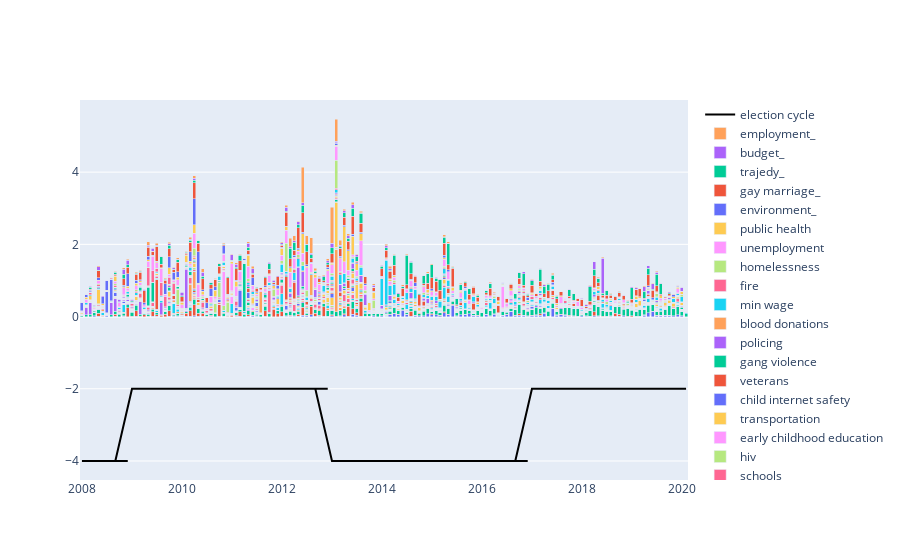

Notebook source saved alongside this figure:
### Code cell
def buildTimeSeries(df):
    #group by month
    df_byMonth = df.groupby(['yr_m','year', 'term']).agg('sum').reset_index()
    df_byMonth['dt'] = pd.to_datetime(df_byMonth['yr_m'].apply(lambda x: x[:4]+'/'+x[5:]+  '/01') )
    
    fig = go.Figure()
    for i in range(35):
        fig.add_trace(go.Bar(name=topics_filtered[i], x=df_byMonth['dt'], y=df_byMonth[topics_filtered[i]]))  
    fig.add_trace(go.Scatter(name='election cycle' ,line=dict(color="black"), x=df_byMonth['dt'], y=[-(x%2)*2-2 for x in df_byMonth['term']]))

    fig.update_layout(barmode='stack')
    fig.show()   

buildTimeSeries(df4)

### Figure 1 — Plotly figure (JSON) as saved in the notebook; plotly's stock layout.template omitted (floating-point values rounded to 4 significant figures; data arrays with more than 128 entries replaced by an {"elided": "..."} marker saying what was removed)
{"data": [{"name": "community development", "type": "bar", "x": {"elided": "146 str values"}, "y": {"elided": "146 float values"}}, {"name": "hate crimes", "type": "bar", "x": {"elided": "146 str values"}, "y": {"elided": "146 float values"}}, {"name": "building requirements", "type": "bar", "x": {"elided": "146 str values"}, "y": {"elided": "146 float values"}}, {"name": "tenants rights", "type": "bar", "x": {"elided": "146 str values"}, "y": {"elided": "146 float values"}}, {"name": "business permitting", "type": "bar", "x": {"elided": "146 str values"}, "y": {"elided": "146 float values"}}, {"name": "food", "type": "bar", "x": {"elided": "146 str values"}, "y": {"elided": "146 float values"}}, {"name": "self defense", "type": "bar", "x": {"elided": "146 str values"}, "y": {"elided": "146 float values"}}, {"name": "voting", "type": "bar", "x": {"elided": "146 str values"}, "y": {"elided": "146 float values"}}, {"name": "social services", "type": "bar", "x": {"elided": "146 str values"}, "y": {"elided": "146 float values"}}, {"name": "disaster", "type": "bar", "x": {"elided": "146 str values"}, "y": {"elided": "146 float values"}}, {"name": "reproductive health", "type": "bar", "x": {"elided": "146 str values"}, "y": {"elided": "146 float values"}}, {"name": "urban planning", "type": "bar", "x": {"elided": "146 str values"}, "y": {"elided": "146 float values"}}, {"name": "property taxes", "type": "bar", "x": {"elided": "146 str values"}, "y": {"elided": "146 float values"}}, {"name": "commuters", "type": "bar", "x": {"elided": "146 str values"}, "y": {"elided": "146 float values"}}, {"name": "child development", "type": "bar", "x": {"elided": "146 str values"}, "y": {"elided": "146 float values"}}, {"name": "civic engagement", "type": "bar", "x": {"elided": "146 str values"}, "y": {"elided": "146 float values"}}, {"name": "schools", "type": "bar", "x": {"elided": "146 str values"}, "y": {"elided": "146 float values"}}, {"name": "hiv", "type": "bar", "x": {"elided": "146 str values"}, "y": {"elided": "146 float values"}}, {"name": "early childhood education", "type": "bar", "x": {"elided": "146 str values"}, "y": {"elided": "146 float values"}}, {"name": "transportation", "type": "bar", "x": {"elided": "146 str values"}, "y": {"elided": "146 float values"}}, {"name": "child internet safety", "type": "bar", "x": {"elided": "146 str values"}, "y": {"elided": "146 float values"}}, {"name": "veterans", "type": "bar", "x": {"elided": "146 str values"}, "y": {"elided": "146 float values"}}, {"name": "gang violence", "type": "bar", "x": {"elided": "146 str values"}, "y": {"elided": "146 float values"}}, {"name": "policing", "type": "bar", "x": {"elided": "146 str values"}, "y": {"elided": "146 float values"}}, {"name": "blood donations", "type": "bar", "x": {"elided": "146 str values"}, "y": {"elided": "146 float values"}}, {"name": "min wage", "type": "bar", "x": {"elided": "146 str values"}, "y": {"elided": "146 float values"}}, {"name": "fire", "type": "bar", "x": {"elided": "146 str values"}, "y": {"elided": "146 float values"}}, {"name": "homelessness", "type": "bar", "x": {"elided": "146 str values"}, "y": {"elided": "146 float values"}}, {"name": "unemployment", "type": "bar", "x": {"elided": "146 str values"}, "y": {"elided": "146 float values"}}, {"name": "public health", "type": "bar", "x": {"elided": "146 str values"}, "y": {"elided": "146 float values"}}, {"name": "environment_", "type": "bar", "x": {"elided": "146 str values"}, "y": {"elided": "146 float values"}}, {"name": "gay marriage_", "type": "bar", "x": {"elided": "146 str values"}, "y": {"elided": "146 float values"}}, {"name": "trajedy_", "type": "bar", "x": {"elided": "146 str values"}, "y": {"elided": "146 float values"}}, {"name": "budget_", "type": "bar", "x": {"elided": "146 str values"}, "y": {"elided": "146 float values"}}, {"name": "employment_", "type": "bar", "x": {"elided": "146 str values"}, "y": {"elided": "146 float values"}}, {"line": {"color": "black"}, "name": "election cycle", "type": "scatter", "x": {"elided": "146 str values"}, "y": {"elided": "146 int values"}}], "layout": {"barmode": "stack"}}
